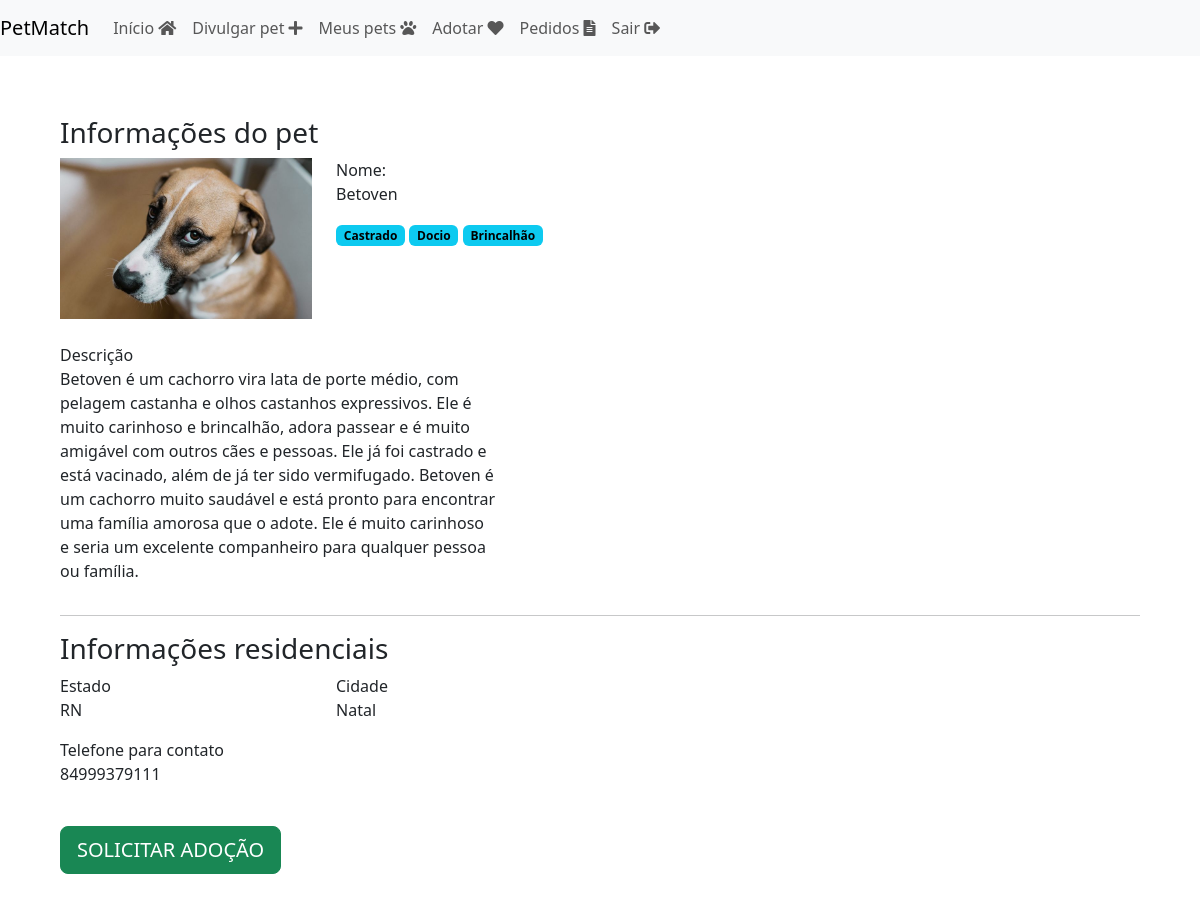
The app's page /divulgar/ver_pet/10 (signed in) with its own data.
### divulgar/models.py (models this page shows, shortened)
class Pet(models.Model):
    choices_status = (
        ('P', 'Para adoção'),
        ('A', 'Adotado'),
        ('E', 'Em etapa para adoção'))
    usuario = models.ForeignKey(User, on_delete=models.DO_NOTHING)
    foto = models.ImageField(upload_to="fotos_pets")
    nome = models.CharField(max_length=100)
    descricao = models.TextField()
    estado = models.CharField(max_length=50)
    cidade = models.CharField(max_length=50)
    telefone = models.CharField(max_length=50)
    tags = models.ManyToManyField(Tag)
    raca = models.ForeignKey(Raca, on_delete=models.DO_NOTHING)
    status = models.CharField(
        max_length=1,
        choices=choices_status,
        default='P')
    data_cadastro = models.DateTimeField(auto_now_add=True)

class Tag(models.Model):
    tag = models.CharField(max_length=50)
    def __str__(self):
        return self.tag

### divulgar/views.py (the view)
# urls.py: path('ver_pet/<int:id>', views.ver_pet, name="ver_pet"),
@login_required
def ver_pet(request, id):
    if request.method == "GET":
        pet = Pet.objects.get(id=id)
        return render(request, 'ver_pet.html', {'pet': pet})

### divulgar/templates/ver_pet.html (shortened to what this page needs)
{% load static %}
<!doctype html>
<html lang="pt-BR">
<head>
    <link rel="stylesheet" href="https://cdn.jsdelivr.net/npm/bootstrap@5.3.0-alpha1/dist/css/bootstrap.min.css">
    <link rel="stylesheet" href="https://cdnjs.cloudflare.com/ajax/libs/font-awesome/5.15.3/css/all.min.css">
    <link rel="stylesheet" href="{% static 'adotar/css/listar_pets.css' %}">
</head>
<body>
    <nav class="navbar navbar-expand-lg navbar-light bg-light">
        <a class="navbar-brand" href="#">PetMatch</a>
        <div class="collapse navbar-collapse" id="navbarNav">
            <ul class="navbar-nav">
                <li class="nav-item">
                    <a class="nav-link" href="{% url 'listar_pets'%}">Início <i class="fas fa-home"></i></a>
                </li>
                <li class="nav-item">
                    <a class="nav-link" href="{% url 'novo_pet' %}">Divulgar pet <i class="fas fa-plus"></i></a>
                </li>
                <li class="nav-item">
                    <a class="nav-link" href="{% url 'seus_pets' %}">Meus pets <i class="fas fa-paw"></i></a>
                </li>
                <li class="nav-item">
                    <a class="nav-link" href="{% url 'listar_pets'%}">Adotar <i class="fas fa-heart"></i></a>
                </li>
                <li class="nav-item">
                    <a class="nav-link" href="{% url 'ver_pedido_adocao'%}">Pedidos <i class="fas fa-file-alt"></i></a>
                </li>
                <li class="nav-item">
                    <a class="nav-link" href="{% url 'sair' %} ">Sair <i class="fas fa-sign-out-alt"></i></a>
                </li>
            </ul>
        </div>
    </nav>
      <div style="padding:60px" class="col-md">
        <h3 class="font-vinho">Informações do pet</h3>
        <div class="row">
          <div class="col-md-3">
            <img width="100%" src="{{pet.foto.url}}">
          </div>
          <div class="col-md-9">
            <span class="span-bold">Nome:</span>
            <p>{{pet.nome}}</p>
            <div style="width:40%">
              {% for tag in pet.tags.all%}
              <span class="badge text-bg-info badge-lg">{{tag}}</span>
              {% endfor %}
            </div>
          </div>
        </div>
        <br>
        <div class="row">
          <div class="col-md-5">
            <span class="span-bold">Descrição</span>
            <p>{{pet.descricao}}</p>
          </div>
          <div class="col-md-7">
          </div>
        </div>
        <hr>
        <div class="row">
          <h3 class="font-vinho">Informações residenciais</h3>
          <div class="col-md">
            <div class="row">
              <div class="col-md">
                <span class="span-bold">Estado</span>
                <p>{{pet.estado}}</p>
              </div>
              <div class="col-md">
                <span class="span-bold">Cidade</span>
                <p>{{pet.cidade}}</p>
              </div>
            </div>
            <span class="span-bold">Telefone para contato</span>
            <p>{{pet.telefone}}</p>
            <br>
            <a href="{% url 'pedido_adocao' pet.id %}" class="btn btn-success btn-lg">SOLICITAR ADOÇÃO</a>
          </div>
          <div class="col-md">
          </div>
        </div>
      </div>
</body>
</html>

### records on screen
Pet: foto (picture), nome "Betoven", descricao "Betoven é um cachorro vira lata de porte médio, com pelagem castanha e olhos castanhos expressivos. Ele é muito carinhoso e brincalhão, adora passear e é muito amigável com outros cães e pessoas. Ele já foi castrado e está vacinado, além de já ter sido vermifugado. Betoven é um cachorro muito saudável e está pronto para encontrar uma família amorosa que o adote. Ele é muito carinhoso e seria um excelente companheiro para qualquer pessoa ou família.", estado "RN", cidade "Natal", telefone "84999379111"
Tag: tag "Castrado"
Tag: tag "Docio"
Tag: tag "Brincalhão"
